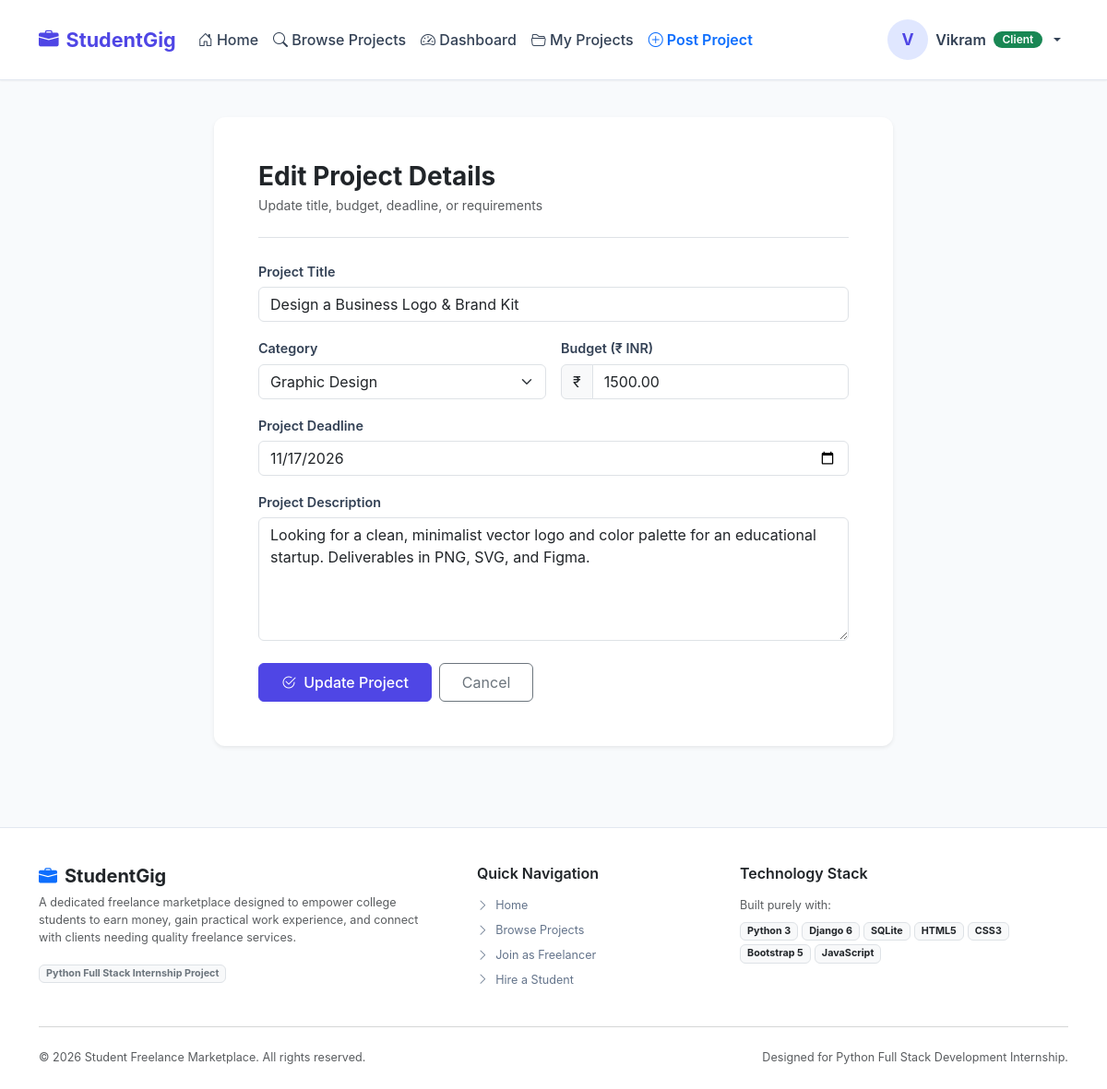
Screenshot of /client/projects/2/edit/ (signed in) with the database file from the repository.
### marketplace/models.py (models this page shows, shortened)
class Project(models.Model):
    CATEGORY_CHOICES = [
        ('Web Development', 'Web Development'),
        ('Graphic Design', 'Graphic Design'),
        ('Content Writing', 'Content Writing'),
        ('Video Editing', 'Video Editing'),
        ('UI/UX Design', 'UI/UX Design'),
        ('Data Entry', 'Data Entry'),
        ('Programming', 'Programming'),
    ]
    STATUS_CHOICES = [
        ('Open', 'Open'),
        ('Assigned', 'Assigned'),
        ('Completed', 'Completed'),
        ('Closed', 'Closed'),
    ]
    client = models.ForeignKey(User, on_delete=models.CASCADE, related_name='projects')
    title = models.CharField(max_length=200)
    description = models.TextField()
    category = models.CharField(max_length=50, choices=CATEGORY_CHOICES)
    budget = models.DecimalField(max_digits=10, decimal_places=2)
    deadline = models.DateField()
    status = models.CharField(max_length=20, choices=STATUS_CHOICES, default='Open')
    created_at = models.DateTimeField(auto_now_add=True)
    class Meta:
        ordering = ['-created_at']

### marketplace/views.py (the view)
# urls.py: path('client/projects/<int:pk>/edit/', views.edit_project, name='edit_project'),
@login_required
def edit_project(request, pk):
    if not hasattr(request.user, 'profile') or request.user.profile.role != 'Client':
        messages.error(request, "Access restricted.")
        return redirect('home')
    project = get_object_or_404(Project, pk=pk, client=request.user)
    if request.method == 'POST':
        form = ProjectForm(request.POST, instance=project)
        if form.is_valid():
            form.save()
            messages.success(request, f"Project '{project.title}' updated successfully!")
            return redirect('my_projects')
        else:
            messages.error(request, "Please fix the errors in the form.")
    else:
        form = ProjectForm(instance=project)
    return render(request, 'marketplace/edit_project.html', {'form': form, 'project': project})

### marketplace/forms.py (shortened to what this page needs)
class ProjectForm(forms.ModelForm):
    class Meta:
        model = Project
        fields = ['title', 'description', 'category', 'budget', 'deadline']
        widgets = {
            'title': forms.TextInput(attrs={'class': 'form-control', 'placeholder': 'e.g. Create a College Event Website'}),
            'category': forms.Select(attrs={'class': 'form-select'}),
            'description': forms.Textarea(attrs={'class': 'form-control', 'rows': 5, 'placeholder': 'Provide clear details, required features, and deliverables...'}),
            'budget': forms.NumberInput(attrs={'class': 'form-control', 'placeholder': 'e.g. 2000', 'min': '1'}),
            'deadline': forms.DateInput(attrs={'class': 'form-control', 'type': 'date'}),
        }

### marketplace/templates/marketplace/edit_project.html (shortened to what this page needs)
{% extends 'marketplace/base.html' %}
{% block content %}
<div class="container py-4">
    <div class="row justify-content-center">
        <div class="col-lg-8">
            <div class="card custom-card border-0 shadow-sm p-4 p-md-5">
                <div class="mb-4 pb-2 border-bottom">
                    <h3 class="fw-bold text-dark mb-1">Edit Project Details</h3>
                    <p class="text-muted small">Update title, budget, deadline, or requirements</p>
                </div>
                <form method="post" action="{% url 'edit_project' project.id %}">
                    <div class="mb-3">
                        <label for="{{ form.title.id_for_label }}" class="form-label">Project Title</label>
                        {{ form.title }}
                    </div>
                    <div class="row g-3 mb-3">
                        <div class="col-md-6">
                            <label for="{{ form.category.id_for_label }}" class="form-label">Category</label>
                            {{ form.category }}
                        </div>
                        <div class="col-md-6">
                            <label for="{{ form.budget.id_for_label }}" class="form-label">Budget (₹ INR)</label>
                            <div class="input-group">
                                <span class="input-group-text">₹</span>
                                {{ form.budget }}
                            </div>
                        </div>
                    </div>
                    <div class="mb-3">
                        <label for="{{ form.deadline.id_for_label }}" class="form-label">Project Deadline</label>
                        {{ form.deadline }}
                    </div>
                    <div class="mb-4">
                        <label for="{{ form.description.id_for_label }}" class="form-label">Project Description</label>
                        {{ form.description }}
                    </div>
                    <div class="d-flex gap-2">
                        <button type="submit" class="btn btn-primary px-4 py-2">
                            <i class="bi bi-check2-circle me-1"></i> Update Project
                        </button>
                        <a href="{% url 'my_projects' %}" class="btn btn-outline-secondary px-4 py-2">
                            Cancel
                        </a>
                    </div>
                </form>
            </div>
        </div>
    </div>
</div>
{% endblock %}

### marketplace/templates/marketplace/base.html (shortened to what this page needs)
{% load static %}
<!DOCTYPE html>
<html lang="en">
<head>
    <link href="https://cdn.jsdelivr.net/npm/bootstrap@5.3.2/dist/css/bootstrap.min.css" rel="stylesheet">
    <link href="https://cdn.jsdelivr.net/npm/bootstrap-icons@1.11.3/font/bootstrap-icons.css" rel="stylesheet">
    <link rel="stylesheet" href="{% static 'marketplace/css/style.css' %}">
</head>
<body>
    <nav class="navbar navbar-expand-lg navbar-custom sticky-top">
        <div class="container">
            <a class="navbar-brand" href="{% url 'home' %}">
                <i class="bi bi-briefcase-fill"></i> StudentGig
            </a>
            <div class="collapse navbar-collapse" id="navbarContent">
                <ul class="navbar-nav me-auto mb-2 mb-lg-0">
                    <li class="nav-item">
                        <a class="nav-link" href="{% url 'home' %}"><i class="bi bi-house-door"></i> Home</a>
                    </li>
                    <li class="nav-item">
                        <a class="nav-link" href="{% url 'projects_list' %}"><i class="bi bi-search"></i> Browse Projects</a>
                    </li>
                    {% if user.is_authenticated %}
                        {% if user.profile.role == 'Student' %}
                            <li class="nav-item">
                                <a class="nav-link" href="{% url 'student_dashboard' %}"><i class="bi bi-speedometer2"></i> Dashboard</a>
                            </li>
                            <li class="nav-item">
                                <a class="nav-link" href="{% url 'my_proposals' %}"><i class="bi bi-file-earmark-text"></i> My Proposals</a>
                            </li>
                        {% elif user.profile.role == 'Client' %}
                            <li class="nav-item">
                                <a class="nav-link" href="{% url 'client_dashboard' %}"><i class="bi bi-speedometer2"></i> Dashboard</a>
                            </li>
                            <li class="nav-item">
                                <a class="nav-link" href="{% url 'my_projects' %}"><i class="bi bi-folder2-open"></i> My Projects</a>
                            </li>
                            <li class="nav-item">
                                <a class="nav-link text-primary fw-semibold" href="{% url 'post_project' %}">
                                    <i class="bi bi-plus-circle"></i> Post Project
                                </a>
                            </li>
                        {% endif %}
                    {% endif %}
                </ul>
                <ul class="navbar-nav ms-auto align-items-lg-center">
                    {% if user.is_authenticated %}
                        <li class="nav-item dropdown">
                            <a class="nav-link dropdown-toggle d-flex align-items-center gap-2" href="#" role="button" data-bs-toggle="dropdown" aria-expanded="false">
                                <span class="avatar-circle">
                                    {{ user.first_name|default:user.username|make_list|first|upper }}
                                </span>
                                <span class="d-none d-lg-inline fw-semibold">
                                    {{ user.first_name|default:user.username }}
                                </span>
                                {% if user.profile.role == 'Student' %}
                                    <span class="badge bg-primary nav-role-badge">Student</span>
                                {% elif user.profile.role == 'Client' %}
                                    <span class="badge bg-success nav-role-badge">Client</span>
                                {% elif user.is_staff %}
                                    <span class="badge bg-danger nav-role-badge">Admin</span>
                                {% endif %}
                            </a>
                        </li>
                    {% endif %}
                </ul>
            </div>
        </div>
    </nav>
    <main>
        {% block content %}{% endblock %}
    </main>
    <footer class="footer-custom">
        <div class="container">
            <div class="row g-4">
                <div class="col-md-5">
                    <h5 class="fw-bold text-dark d-flex align-items-center gap-2">
                        <i class="bi bi-briefcase-fill text-primary"></i> StudentGig
                    </h5>
                    <p class="text-muted small pe-md-4">
                        A dedicated freelance marketplace designed to empower college students to earn money, gain practical work experience, and connect with clients needing quality freelance services.
                    </p>
                    <div class="badge bg-light text-secondary border">Python Full Stack Internship Project</div>
                </div>
                <div class="col-md-3">
                    <h6 class="fw-semibold text-dark mb-3">Quick Navigation</h6>
                    <ul class="list-unstyled small d-flex flex-column gap-2">
                        <li><a href="{% url 'home' %}"><i class="bi bi-chevron-right me-1"></i> Home</a></li>
                        <li><a href="{% url 'projects_list' %}"><i class="bi bi-chevron-right me-1"></i> Browse Projects</a></li>
                        <li><a href="{% url 'register' %}"><i class="bi bi-chevron-right me-1"></i> Join as Freelancer</a></li>
                        <li><a href="{% url 'register' %}"><i class="bi bi-chevron-right me-1"></i> Hire a Student</a></li>
                    </ul>
                </div>
                <div class="col-md-4">
                    <h6 class="fw-semibold text-dark mb-3">Technology Stack</h6>
                    <p class="text-muted small mb-2">Built purely with:</p>
                    <div class="d-flex flex-wrap gap-1">
                        <span class="badge bg-light text-dark border">Python 3</span>
                        <span class="badge bg-light text-dark border">Django 6</span>
                        <span class="badge bg-light text-dark border">SQLite</span>
                        <span class="badge bg-light text-dark border">HTML5</span>
                        <span class="badge bg-light text-dark border">CSS3</span>
                        <span class="badge bg-light text-dark border">Bootstrap 5</span>
                        <span class="badge bg-light text-dark border">JavaScript</span>
                    </div>
                </div>
            </div>
            <hr class="my-4 text-muted">
            <div class="d-flex flex-column flex-sm-row justify-content-between align-items-center text-muted small">
                <span>&copy; 2026 Student Freelance Marketplace. All rights reserved.</span>
                <span>Designed for Python Full Stack Development Internship.</span>
            </div>
        </div>
    </footer>
</body>
</html>

### marketplace/static/marketplace/css/style.css (style rules this page uses)
:root { --primary-color: #4f46e5; --primary-hover: #4338ca; --primary-light: #e0e7ff; --secondary-color: #ffffff; --bg-light: #f8fafc; --card-bg: #ffffff; --text-dark: #0f172a; --text-muted: #64748b; --border-color: #e2e8f0; --success-color: #10b981; --warning-color: #f59e0b; --danger-color: #ef4444; --shadow-sm: 0 1px 2px 0 rgb(0 0 0 / 0.05); --shadow-md: 0 4px 6px -1px rgb(0 0 0 / 0.1), 0 2px 4px -2px rgb(0 0 0 / 0.1); --shadow-lg: 0 10px 15px -3px rgb(0 0 0 / 0.1), 0 4px 6px -4px rgb(0 0 0 / 0.1); }
body { font-family: -apple-system, BlinkMacSystemFont, "Segoe UI", Roboto, "Helvetica Neue", Arial, sans-serif; background-color: var(--bg-light); color: var(--text-dark); min-height: 100vh; display: flex; flex-direction: column; }
main { flex: 1 0 auto; }
.navbar-custom { background-color: #ffffff; border-bottom: 1px solid var(--border-color); box-shadow: var(--shadow-sm); padding: 0.8rem 1rem; }
.navbar-brand { font-weight: 700; color: var(--primary-color) !important; font-size: 1.35rem; display: flex; align-items: center; gap: 0.5rem; }
.navbar-nav .nav-link { font-weight: 500; color: #334155; padding: 0.5rem 0.9rem; transition: color 0.15s ease-in-out; }
.nav-role-badge { font-size: 0.75rem; padding: 0.2rem 0.6rem; border-radius: 9999px; font-weight: 600; }
.custom-card { background-color: var(--card-bg); border: 1px solid var(--border-color); border-radius: 0.75rem; box-shadow: var(--shadow-sm); transition: transform 0.2s ease, box-shadow 0.2s ease; }
.form-label { font-weight: 600; font-size: 0.9rem; color: #334155; margin-bottom: 0.35rem; }
.btn-primary { background-color: var(--primary-color); border-color: var(--primary-color); font-weight: 500; }
.footer-custom { background-color: #ffffff; border-top: 1px solid var(--border-color); color: var(--text-muted); padding: 2.5rem 0 1.5rem; font-size: 0.9rem; margin-top: 4rem; }
.footer-custom a { color: var(--text-muted); text-decoration: none; }
.avatar-circle { width: 44px; height: 44px; border-radius: 50%; background-color: var(--primary-light); color: var(--primary-color); display: inline-flex; align-items: center; justify-content: center; font-weight: 700; font-size: 1.1rem; }

### rows the page displays
Project: title "Design a Business Logo & Brand Kit", category "Graphic Design", budget "1500.00", deadline "11/17/2026", description "Looking for a clean, minimalist vector logo and color palette for an educational startup. Deliverables in PNG, SVG, and Figma."

### other values shown
{{ user.first_name|default:user.username|make_list|first|upper }} "V"
{{ user.first_name|default:user.username }} "Vikram"
